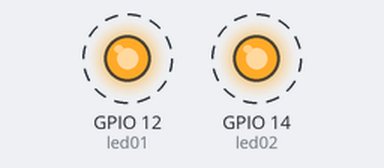
The sketch below on a simulated ESP32. Shown: output pins drawn as LEDs (lit = HIGH). Dashed ring = blinking.

Above: at 0.17 s.
Timing chart, 0 to 3.0 s (numbered marks = the images above):
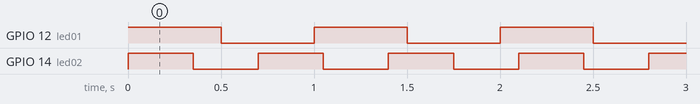

The sketch:

Actividad_1_RTOS.ino
```cpp
#if CONFIG_FREERTOS_UNICORE
static const BaseType_t app_cpu=0;
#else
static const BaseType_t app_cpu=1;
#endif
static const int led01=12;
static const int led02=14;
//Tarea1
void LED_1(void *parameter){
  while(1){
    digitalWrite(led01, HIGH);
    vTaskDelay(500 / portTICK_PERIOD_MS);
    digitalWrite(led01, LOW);
    vTaskDelay(500 / portTICK_PERIOD_MS);
  }
}
//Tarea2
void LED_2(void *parameter){
  while(1){
    digitalWrite(led02, HIGH);
    vTaskDelay(350 / portTICK_PERIOD_MS);
    digitalWrite(led02, LOW);
    vTaskDelay(350 / portTICK_PERIOD_MS);
  }
}
void setup() {
  pinMode(led01, OUTPUT);
  pinMode(led02, OUTPUT);
  xTaskCreatePinnedToCore(LED_1,"Toggle1",1024,NULL,2,NULL,app_cpu);
  xTaskCreatePinnedToCore(LED_2,"Toggle2",1024,NULL,1,NULL,app_cpu);
}
void loop() {
}
```

Measured:
- by itself, GPIO 12 (led01): alternates HIGH for 0.50 s and LOW for 0.50 s
- by itself, GPIO 14 (led02): alternates HIGH for 0.35 s and LOW for 0.35 s
- by itself, everything shown: repeats every 7.0 s, in 34 steps
